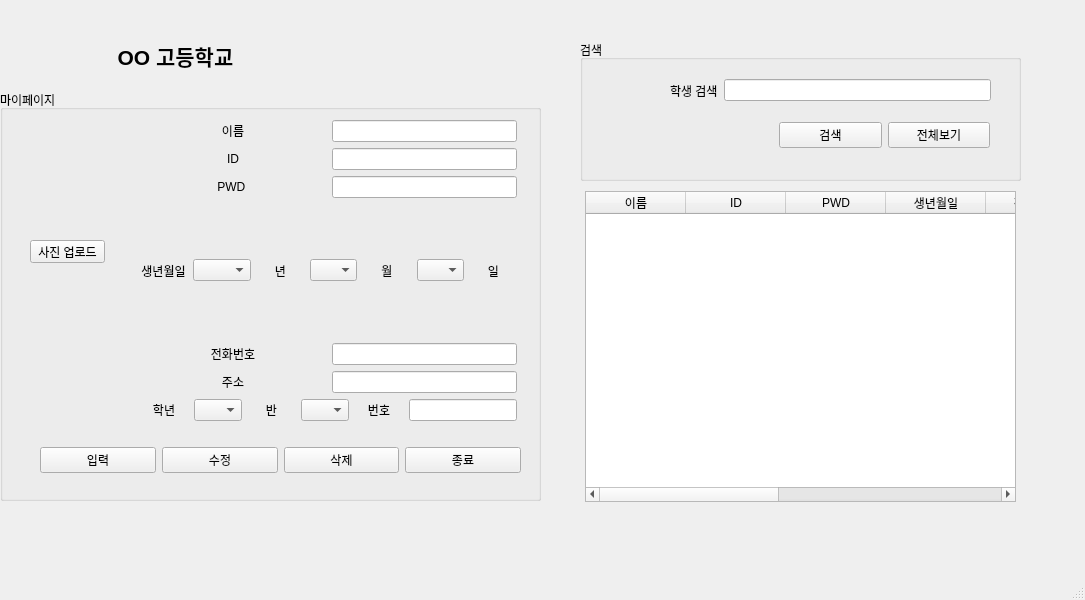
<?xml version="1.0" encoding="UTF-8"?>
<ui version="4.0">
 <class>MainWindow</class>
 <widget class="QMainWindow" name="MainWindow">
  <property name="geometry">
   <rect>
    <x>0</x>
    <y>0</y>
    <width>1085</width>
    <height>600</height>
   </rect>
  </property>
  <property name="windowTitle">
   <string>MainWindow</string>
  </property>
  <widget class="QWidget" name="centralwidget">
   <widget class="QTableWidget" name="tblstudent">
    <property name="geometry">
     <rect>
      <x>585</x>
      <y>191</y>
      <width>431</width>
      <height>311</height>
     </rect>
    </property>
    <column>
     <property name="text">
      <string>이름</string>
     </property>
    </column>
    <column>
     <property name="text">
      <string>ID</string>
     </property>
    </column>
    <column>
     <property name="text">
      <string>PWD</string>
     </property>
    </column>
    <column>
     <property name="text">
      <string>생년월일</string>
     </property>
    </column>
    <column>
     <property name="text">
      <string>전화번호</string>
     </property>
    </column>
    <column>
     <property name="text">
      <string>주소</string>
     </property>
    </column>
    <column>
     <property name="text">
      <string>반</string>
     </property>
    </column>
    <column>
     <property name="text">
      <string>학년</string>
     </property>
    </column>
    <column>
     <property name="text">
      <string>번호</string>
     </property>
    </column>
   </widget>
   <widget class="QLabel" name="label_2">
    <property name="geometry">
     <rect>
      <x>100</x>
      <y>30</y>
      <width>151</width>
      <height>51</height>
     </rect>
    </property>
    <property name="font">
     <font>
      <pointsize>16</pointsize>
      <weight>75</weight>
      <bold>true</bold>
     </font>
    </property>
    <property name="text">
     <string>OO 고등학교</string>
    </property>
    <property name="alignment">
     <set>Qt::AlignCenter</set>
    </property>
   </widget>
   <widget class="QGroupBox" name="groupBox_2">
    <property name="geometry">
     <rect>
      <x>580</x>
      <y>40</y>
      <width>441</width>
      <height>141</height>
     </rect>
    </property>
    <property name="title">
     <string>검색</string>
    </property>
    <widget class="QWidget" name="horizontalLayoutWidget">
     <property name="geometry">
      <rect>
       <x>90</x>
       <y>30</y>
       <width>321</width>
       <height>41</height>
      </rect>
     </property>
     <layout class="QHBoxLayout" name="horizontalLayout">
      <item>
       <widget class="QLabel" name="label_4">
        <property name="text">
         <string>학생 검색</string>
        </property>
       </widget>
      </item>
      <item>
       <widget class="QLineEdit" name="std_search">
        <property name="sizePolicy">
         <sizepolicy hsizetype="Expanding" vsizetype="Fixed">
          <horstretch>0</horstretch>
          <verstretch>0</verstretch>
         </sizepolicy>
        </property>
       </widget>
      </item>
     </layout>
    </widget>
    <widget class="QWidget" name="horizontalLayoutWidget_2">
     <property name="geometry">
      <rect>
       <x>199</x>
       <y>80</y>
       <width>211</width>
       <height>31</height>
      </rect>
     </property>
     <layout class="QHBoxLayout" name="horizontalLayout_2">
      <item>
       <widget class="QPushButton" name="btn_search">
        <property name="text">
         <string>검색</string>
        </property>
       </widget>
      </item>
      <item>
       <widget class="QPushButton" name="btn_all">
        <property name="text">
         <string>전체보기</string>
        </property>
       </widget>
      </item>
     </layout>
    </widget>
   </widget>
   <widget class="QLabel" name="label">
    <property name="geometry">
     <rect>
      <x>20</x>
      <y>30</y>
      <width>56</width>
      <height>51</height>
     </rect>
    </property>
    <property name="text">
     <string/>
    </property>
    <property name="pixmap">
     <pixmap>../image/다운로드 (7).png</pixmap>
    </property>
    <property name="alignment">
     <set>Qt::AlignCenter</set>
    </property>
   </widget>
   <widget class="QGroupBox" name="groupBox">
    <property name="geometry">
     <rect>
      <x>0</x>
      <y>90</y>
      <width>541</width>
      <height>411</height>
     </rect>
    </property>
    <property name="title">
     <string>마이페이지</string>
    </property>
    <widget class="QLabel" name="label_3">
     <property name="geometry">
      <rect>
       <x>30</x>
       <y>40</y>
       <width>81</width>
       <height>91</height>
      </rect>
     </property>
     <property name="text">
      <string/>
     </property>
     <property name="pixmap">
      <pixmap>../image/다운로드 (9).png</pixmap>
     </property>
    </widget>
    <widget class="QPushButton" name="pushButton">
     <property name="geometry">
      <rect>
       <x>30</x>
       <y>150</y>
       <width>75</width>
       <height>23</height>
      </rect>
     </property>
     <property name="text">
      <string>사진 업로드</string>
     </property>
    </widget>
    <widget class="QWidget" name="verticalLayoutWidget">
     <property name="geometry">
      <rect>
       <x>140</x>
       <y>30</y>
       <width>377</width>
       <height>301</height>
      </rect>
     </property>
     <layout class="QVBoxLayout" name="verticalLayout">
      <item>
       <layout class="QHBoxLayout" name="horizontalLayout_3">
        <item>
         <widget class="QLabel" name="label_13">
          <property name="text">
           <string>이름</string>
          </property>
          <property name="alignment">
           <set>Qt::AlignCenter</set>
          </property>
         </widget>
        </item>
        <item>
         <widget class="QLineEdit" name="input_std_name">
          <property name="sizePolicy">
           <sizepolicy hsizetype="Preferred" vsizetype="Fixed">
            <horstretch>0</horstretch>
            <verstretch>0</verstretch>
           </sizepolicy>
          </property>
         </widget>
        </item>
       </layout>
      </item>
      <item>
       <layout class="QHBoxLayout" name="horizontalLayout_4">
        <item>
         <widget class="QLabel" name="label_6">
          <property name="text">
           <string>ID</string>
          </property>
          <property name="alignment">
           <set>Qt::AlignCenter</set>
          </property>
         </widget>
        </item>
        <item>
         <widget class="QLineEdit" name="input_std_id">
          <property name="sizePolicy">
           <sizepolicy hsizetype="Preferred" vsizetype="Fixed">
            <horstretch>0</horstretch>
            <verstretch>0</verstretch>
           </sizepolicy>
          </property>
         </widget>
        </item>
       </layout>
      </item>
      <item>
       <layout class="QHBoxLayout" name="horizontalLayout_10">
        <item>
         <widget class="QLabel" name="label_7">
          <property name="text">
           <string>PWD </string>
          </property>
          <property name="alignment">
           <set>Qt::AlignCenter</set>
          </property>
         </widget>
        </item>
        <item>
         <widget class="QLineEdit" name="input_std_pwd">
          <property name="sizePolicy">
           <sizepolicy hsizetype="Preferred" vsizetype="Fixed">
            <horstretch>0</horstretch>
            <verstretch>0</verstretch>
           </sizepolicy>
          </property>
         </widget>
        </item>
       </layout>
      </item>
      <item>
       <layout class="QHBoxLayout" name="horizontalLayout_5">
        <item>
         <widget class="QLabel" name="label_8">
          <property name="text">
           <string>생년월일</string>
          </property>
          <property name="alignment">
           <set>Qt::AlignCenter</set>
          </property>
         </widget>
        </item>
        <item>
         <widget class="QComboBox" name="std_year">
          <item>
           <property name="text">
            <string/>
           </property>
          </item>
          <item>
           <property name="text">
            <string>2007</string>
           </property>
          </item>
          <item>
           <property name="text">
            <string>2006</string>
           </property>
          </item>
          <item>
           <property name="text">
            <string>2005</string>
           </property>
          </item>
          <item>
           <property name="text">
            <string>2004</string>
           </property>
          </item>
          <item>
           <property name="text">
            <string>2003</string>
           </property>
          </item>
          <item>
           <property name="text">
            <string>2002</string>
           </property>
          </item>
          <item>
           <property name="text">
            <string>2001</string>
           </property>
          </item>
          <item>
           <property name="text">
            <string>2000</string>
           </property>
          </item>
          <item>
           <property name="text">
            <string>1999</string>
           </property>
          </item>
          <item>
           <property name="text">
            <string>1998</string>
           </property>
          </item>
          <item>
           <property name="text">
            <string>1997</string>
           </property>
          </item>
          <item>
           <property name="text">
            <string>1996</string>
           </property>
          </item>
          <item>
           <property name="text">
            <string>1995</string>
           </property>
          </item>
          <item>
           <property name="text">
            <string>1994</string>
           </property>
          </item>
          <item>
           <property name="text">
            <string>1993</string>
           </property>
          </item>
          <item>
           <property name="text">
            <string>1992</string>
           </property>
          </item>
          <item>
           <property name="text">
            <string>1991</string>
           </property>
          </item>
          <item>
           <property name="text">
            <string>1990</string>
           </property>
          </item>
          <item>
           <property name="text">
            <string>1989</string>
           </property>
          </item>
          <item>
           <property name="text">
            <string>1988</string>
           </property>
          </item>
          <item>
           <property name="text">
            <string>1987</string>
           </property>
          </item>
          <item>
           <property name="text">
            <string>1986</string>
           </property>
          </item>
          <item>
           <property name="text">
            <string>1985</string>
           </property>
          </item>
          <item>
           <property name="text">
            <string>1984</string>
           </property>
          </item>
          <item>
           <property name="text">
            <string>1983</string>
           </property>
          </item>
          <item>
           <property name="text">
            <string>1982</string>
           </property>
          </item>
          <item>
           <property name="text">
            <string>1981</string>
           </property>
          </item>
          <item>
           <property name="text">
            <string>1980</string>
           </property>
          </item>
          <item>
           <property name="text">
            <string>1979</string>
           </property>
          </item>
          <item>
           <property name="text">
            <string>1978</string>
           </property>
          </item>
          <item>
           <property name="text">
            <string>1977</string>
           </property>
          </item>
          <item>
           <property name="text">
            <string>1976</string>
           </property>
          </item>
          <item>
           <property name="text">
            <string>1975</string>
           </property>
          </item>
          <item>
           <property name="text">
            <string>1974</string>
           </property>
          </item>
          <item>
           <property name="text">
            <string>1973</string>
           </property>
          </item>
          <item>
           <property name="text">
            <string>1972</string>
           </property>
          </item>
          <item>
           <property name="text">
            <string>1971</string>
           </property>
          </item>
          <item>
           <property name="text">
            <string>1970</string>
           </property>
          </item>
          <item>
           <property name="text">
            <string>1969</string>
           </property>
          </item>
          <item>
           <property name="text">
            <string>1968</string>
           </property>
          </item>
          <item>
           <property name="text">
            <string>1967</string>
           </property>
          </item>
          <item>
           <property name="text">
            <string>1966</string>
           </property>
          </item>
          <item>
           <property name="text">
            <string>1965</string>
           </property>
          </item>
          <item>
           <property name="text">
            <string>1964</string>
           </property>
          </item>
          <item>
           <property name="text">
            <string>1963</string>
           </property>
          </item>
          <item>
           <property name="text">
            <string>1962</string>
           </property>
          </item>
          <item>
           <property name="text">
            <string>1961</string>
           </property>
          </item>
          <item>
           <property name="text">
            <string>1960</string>
           </property>
          </item>
         </widget>
        </item>
        <item>
         <widget class="QLabel" name="label_14">
          <property name="text">
           <string>년</string>
          </property>
          <property name="alignment">
           <set>Qt::AlignCenter</set>
          </property>
         </widget>
        </item>
        <item>
         <widget class="QComboBox" name="std_month">
          <item>
           <property name="text">
            <string/>
           </property>
          </item>
          <item>
           <property name="text">
            <string>1</string>
           </property>
          </item>
          <item>
           <property name="text">
            <string>2</string>
           </property>
          </item>
          <item>
           <property name="text">
            <string>3</string>
           </property>
          </item>
          <item>
           <property name="text">
            <string>4</string>
           </property>
          </item>
          <item>
           <property name="text">
            <string>5</string>
           </property>
          </item>
          <item>
           <property name="text">
            <string>6</string>
           </property>
          </item>
          <item>
           <property name="text">
            <string>7</string>
           </property>
          </item>
          <item>
           <property name="text">
            <string>8</string>
           </property>
          </item>
          <item>
           <property name="text">
            <string>9</string>
           </property>
          </item>
          <item>
           <property name="text">
            <string>10</string>
           </property>
          </item>
          <item>
           <property name="text">
            <string>11</string>
           </property>
          </item>
          <item>
           <property name="text">
            <string>12</string>
           </property>
          </item>
         </widget>
        </item>
        <item>
         <widget class="QLabel" name="label_15">
          <property name="text">
           <string>월</string>
          </property>
          <property name="alignment">
           <set>Qt::AlignCenter</set>
          </property>
         </widget>
        </item>
        <item>
         <widget class="QComboBox" name="std_day">
          <item>
           <property name="text">
            <string/>
           </property>
          </item>
          <item>
           <property name="text">
            <string>1</string>
           </property>
          </item>
          <item>
           <property name="text">
            <string>2</string>
           </property>
          </item>
          <item>
           <property name="text">
            <string>3</string>
           </property>
          </item>
          <item>
           <property name="text">
            <string>4</string>
           </property>
          </item>
          <item>
           <property name="text">
            <string>5</string>
           </property>
          </item>
          <item>
           <property name="text">
            <string>6</string>
           </property>
          </item>
          <item>
           <property name="text">
            <string>7</string>
           </property>
          </item>
          <item>
           <property name="text">
            <string>8</string>
           </property>
          </item>
          <item>
           <property name="text">
            <string>9</string>
           </property>
          </item>
          <item>
           <property name="text">
            <string>10</string>
           </property>
          </item>
          <item>
           <property name="text">
            <string>11</string>
           </property>
          </item>
          <item>
           <property name="text">
            <string>12</string>
           </property>
          </item>
          <item>
           <property name="text">
            <string>13</string>
           </property>
          </item>
          <item>
           <property name="text">
            <string>14</string>
           </property>
          </item>
          <item>
           <property name="text">
            <string>15</string>
           </property>
          </item>
          <item>
           <property name="text">
            <string>16</string>
           </property>
          </item>
          <item>
           <property name="text">
            <string>17</string>
           </property>
          </item>
          <item>
           <property name="text">
            <string>18</string>
           </property>
          </item>
          <item>
           <property name="text">
            <string>19</string>
           </property>
          </item>
          <item>
           <property name="text">
            <string>20</string>
           </property>
          </item>
          <item>
           <property name="text">
            <string>21</string>
           </property>
          </item>
          <item>
           <property name="text">
            <string>22</string>
           </property>
          </item>
          <item>
           <property name="text">
            <string>23</string>
           </property>
          </item>
          <item>
           <property name="text">
            <string>24</string>
           </property>
          </item>
          <item>
           <property name="text">
            <string>25</string>
           </property>
          </item>
          <item>
           <property name="text">
            <string>26</string>
           </property>
          </item>
          <item>
           <property name="text">
            <string>27</string>
           </property>
          </item>
          <item>
           <property name="text">
            <string>28</string>
           </property>
          </item>
          <item>
           <property name="text">
            <string>29</string>
           </property>
          </item>
          <item>
           <property name="text">
            <string>30</string>
           </property>
          </item>
          <item>
           <property name="text">
            <string>31</string>
           </property>
          </item>
         </widget>
        </item>
        <item>
         <widget class="QLabel" name="label_16">
          <property name="text">
           <string>일</string>
          </property>
          <property name="alignment">
           <set>Qt::AlignCenter</set>
          </property>
         </widget>
        </item>
       </layout>
      </item>
      <item>
       <layout class="QHBoxLayout" name="horizontalLayout_7">
        <item>
         <widget class="QLabel" name="label_9">
          <property name="text">
           <string>전화번호</string>
          </property>
          <property name="alignment">
           <set>Qt::AlignCenter</set>
          </property>
         </widget>
        </item>
        <item>
         <widget class="QLineEdit" name="input_std_mobile">
          <property name="sizePolicy">
           <sizepolicy hsizetype="Preferred" vsizetype="Fixed">
            <horstretch>0</horstretch>
            <verstretch>0</verstretch>
           </sizepolicy>
          </property>
         </widget>
        </item>
       </layout>
      </item>
      <item>
       <layout class="QHBoxLayout" name="horizontalLayout_9">
        <item>
         <widget class="QLabel" name="label_10">
          <property name="text">
           <string>주소</string>
          </property>
          <property name="alignment">
           <set>Qt::AlignCenter</set>
          </property>
         </widget>
        </item>
        <item>
         <widget class="QLineEdit" name="input_std_addr">
          <property name="sizePolicy">
           <sizepolicy hsizetype="Preferred" vsizetype="Fixed">
            <horstretch>0</horstretch>
            <verstretch>0</verstretch>
           </sizepolicy>
          </property>
         </widget>
        </item>
       </layout>
      </item>
      <item>
       <layout class="QHBoxLayout" name="horizontalLayout_6">
        <item>
         <widget class="QLabel" name="label_12">
          <property name="text">
           <string>학년</string>
          </property>
          <property name="alignment">
           <set>Qt::AlignCenter</set>
          </property>
         </widget>
        </item>
        <item>
         <widget class="QComboBox" name="std_grade">
          <item>
           <property name="text">
            <string/>
           </property>
          </item>
          <item>
           <property name="text">
            <string>1</string>
           </property>
          </item>
          <item>
           <property name="text">
            <string>2</string>
           </property>
          </item>
          <item>
           <property name="text">
            <string>3</string>
           </property>
          </item>
         </widget>
        </item>
        <item>
         <widget class="QLabel" name="label_5">
          <property name="text">
           <string>반</string>
          </property>
          <property name="alignment">
           <set>Qt::AlignCenter</set>
          </property>
         </widget>
        </item>
        <item>
         <widget class="QComboBox" name="std_class">
          <item>
           <property name="text">
            <string/>
           </property>
          </item>
          <item>
           <property name="text">
            <string>1</string>
           </property>
          </item>
          <item>
           <property name="text">
            <string>2</string>
           </property>
          </item>
          <item>
           <property name="text">
            <string>3</string>
           </property>
          </item>
          <item>
           <property name="text">
            <string>4</string>
           </property>
          </item>
          <item>
           <property name="text">
            <string>5</string>
           </property>
          </item>
          <item>
           <property name="text">
            <string>6</string>
           </property>
          </item>
          <item>
           <property name="text">
            <string>7</string>
           </property>
          </item>
          <item>
           <property name="text">
            <string>8</string>
           </property>
          </item>
          <item>
           <property name="text">
            <string>9</string>
           </property>
          </item>
          <item>
           <property name="text">
            <string>10</string>
           </property>
          </item>
         </widget>
        </item>
        <item>
         <widget class="QLabel" name="label_11">
          <property name="text">
           <string>번호</string>
          </property>
          <property name="alignment">
           <set>Qt::AlignCenter</set>
          </property>
         </widget>
        </item>
        <item>
         <widget class="QLineEdit" name="inputstd_no">
          <property name="sizePolicy">
           <sizepolicy hsizetype="Preferred" vsizetype="Fixed">
            <horstretch>0</horstretch>
            <verstretch>0</verstretch>
           </sizepolicy>
          </property>
         </widget>
        </item>
       </layout>
      </item>
     </layout>
    </widget>
    <widget class="QWidget" name="horizontalLayoutWidget_11">
     <property name="geometry">
      <rect>
       <x>40</x>
       <y>350</y>
       <width>481</width>
       <height>41</height>
      </rect>
     </property>
     <layout class="QHBoxLayout" name="horizontalLayout_11">
      <item>
       <widget class="QPushButton" name="btn_add">
        <property name="text">
         <string>입력</string>
        </property>
       </widget>
      </item>
      <item>
       <widget class="QPushButton" name="btn_mod">
        <property name="text">
         <string>수정</string>
        </property>
       </widget>
      </item>
      <item>
       <widget class="QPushButton" name="btn_del">
        <property name="text">
         <string>삭제</string>
        </property>
       </widget>
      </item>
      <item>
       <widget class="QPushButton" name="btn_end">
        <property name="text">
         <string>종료</string>
        </property>
       </widget>
      </item>
     </layout>
    </widget>
   </widget>
  </widget>
  <widget class="QStatusBar" name="statusbar"/>
 </widget>
 <resources/>
 <connections/>
</ui>
